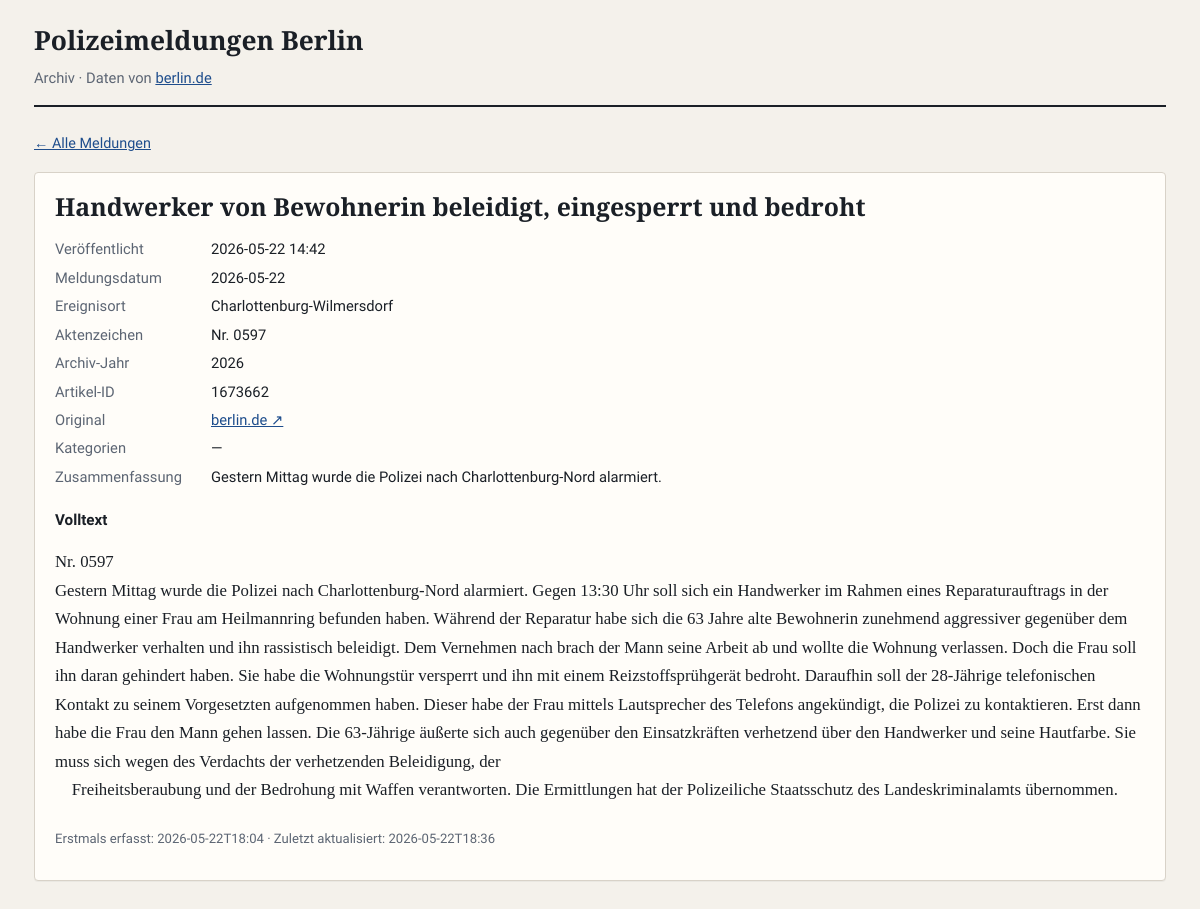
/meldung/1673662, run on the app's committed database.
### tables this page shows
CREATE TABLE meldungen (
    id TEXT PRIMARY KEY,
    url TEXT NOT NULL UNIQUE,
    title TEXT NOT NULL,
    published_at TEXT,
    meldung_date TEXT,
    district TEXT,
    body_text TEXT,
    source_year INTEGER,
    first_seen_at TEXT NOT NULL,
    last_scraped_at TEXT NOT NULL
, summary TEXT, tags TEXT, case_number TEXT, images TEXT);

### dashboard/app.py (the view)
@app.route("/meldung/<article_id>")
def detail(article_id: str):
    conn = get_db()
    if conn is None:
        abort(404)
    row = conn.execute("SELECT * FROM meldungen WHERE id = ?", (article_id,)).fetchone()
    conn.close()
    if row is None:
        abort(404)
    m = enrich_row(row)
    return render_template("detail.html", m=m, format_datetime=format_datetime)

### dashboard/app.py (called while the page is built)
def get_db():
    if not DB_PATH.exists():
        return None
    conn = sqlite3.connect(DB_PATH)
    conn.row_factory = sqlite3.Row
    return conn

### dashboard/helpers.py (called while the page is built)
def enrich_row(row) -> dict:
    d = dict(row)
    d["tags_list"] = tags_from_json(d.get("tags"))
    d["images_list"] = images_from_json(d.get("images"))
    return d

def format_datetime(iso: str | None) -> str:
    if not iso:
        return "—"
    return iso[:16].replace("T", " ")

### scraper/parse.py (called while the page is built)
def tags_from_json(raw: str | None) -> list[str]:
    if not raw:
        return []
    try:
        return json.loads(raw)
    except json.JSONDecodeError:
        return []

def images_from_json(raw: str | None) -> list[dict]:
    if not raw:
        return []
    try:
        return json.loads(raw)
    except json.JSONDecodeError:
        return []

### dashboard/templates/detail.html (shortened to what this page needs)
{% extends "base.html" %}
{% block content %}
<a class="back" href="/">← Alle Meldungen</a>
<article class="card">
  <h1 style="margin:0;font-family:'Source Serif 4',serif;font-size:1.55rem;line-height:1.3">{{ m.title }}</h1>
  <dl class="field-grid">
    <dt>Veröffentlicht</dt>
    <dd>{{ format_datetime(m.published_at) }}</dd>
    <dt>Meldungsdatum</dt>
    <dd>{{ m.meldung_date or '—' }}</dd>
    <dt>Ereignisort</dt>
    <dd>{{ m.district or '—' }}</dd>
    <dt>Aktenzeichen</dt>
    <dd>{% if m.case_number %}Nr. {{ m.case_number }}{% else %}—{% endif %}</dd>
    <dt>Archiv-Jahr</dt>
    <dd>{{ m.source_year or '—' }}</dd>
    <dt>Artikel-ID</dt>
    <dd>{{ m.id }}</dd>
    <dt>Original</dt>
    <dd><a href="{{ m.url }}" target="_blank" rel="noopener">berlin.de ↗</a></dd>
    <dt>Kategorien</dt>
    <dd>
      {% if m.tags_list %}
        {% for t in m.tags_list %}<a class="tag" href="/?tag={{ t|urlencode }}">{{ t }}</a> {% endfor %}
      {% else %}—{% endif %}
    </dd>
    <dt>Zusammenfassung</dt>
    <dd>{% if m.summary %}{{ m.summary }}{% else %}—{% endif %}</dd>
  </dl>
  {% if m.body_text %}
  <section>
    <h3 style="font-size:0.95rem;margin:1.25rem 0 0.5rem">Volltext</h3>
    <div class="body-text">{{ m.body_text }}</div>
  </section>
  {% else %}
  <p style="color:var(--muted)">Kein Volltext gespeichert.</p>
  {% endif %}
  <p style="margin-top:1.5rem;font-size:0.82rem;color:var(--muted)">
    Erstmals erfasst: {{ m.first_seen_at[:16] }} · Zuletzt aktualisiert: {{ m.last_scraped_at[:16] }}
  </p>
</article>
{% endblock %}

### dashboard/templates/base.html (style rules this page uses)
:root { --bg: #f4f1eb; --paper: #fffdf9; --ink: #1a1f26; --muted: #5c6573; --line: #d8d2c8; --accent: #1e4d8c; --accent-soft: #e8f0fa; --tag-bg: #eef2f6; }
* { box-sizing: border-box; }
body { margin: 0; font-family: "Source Sans 3", system-ui, sans-serif; font-size: 16px; line-height: 1.55; color: var(--ink); background: var(--bg); }
a { color: var(--accent); }
.card { background: var(--paper); border: 1px solid var(--line); border-radius: 4px; padding: 1.1rem 1.25rem; margin-bottom: 1rem; box-shadow: 0 1px 0 rgba(0,0,0,.04); }
.body-text { font-family: "Source Serif 4", Georgia, serif; font-size: 1.05rem; line-height: 1.7; white-space: pre-wrap; margin-top: 1rem; }
.field-grid { display: grid; grid-template-columns: 140px 1fr; gap: 0.35rem 1rem; font-size: 0.92rem; margin: 1rem 0; }
.field-grid dt { color: var(--muted); margin: 0; }
.field-grid dd { margin: 0; }
.back { font-size: 0.9rem; margin-bottom: 1rem; display: inline-block; }

### data on the page
meldungen: title "Handwerker von Bewohnerin beleidigt, eingesperrt und bedroht", published_at "2026-05-22 14:42", meldung_date "2026-05-22", district "Charlottenburg-Wilmersdorf", case_number "0597", source_year "2026", id "1673662", summary "Gestern Mittag wurde die Polizei nach Charlottenburg-Nord alarmiert.", body_text "Nr. 0597 Gestern Mittag wurde die Polizei nach Charlottenburg-Nord alarmiert. Gegen 13:30 Uhr soll sich ein Handwerker im Rahmen eines Reparaturauftrags in der Wohnung einer Frau am Heilmannring befunden haben. Während der Reparatur habe sich die 63 Jahre alte Bewohnerin zunehmend aggressiver gegenüber dem Handwerker verhalten und ihn rassistisch beleidigt. Dem Vernehmen nach brach der Mann seine Arbeit ab und wollte die Wohnung verlassen. Doch die Frau soll ihn daran gehindert haben. Sie habe die Wohnungstür versperrt und ihn mit einem Reizstoffsprühgerät bedroht. Daraufhin soll der 28-Jährige telefonischen Kontakt zu seinem Vorgesetzten aufgenommen haben. Dieser habe der Frau mittels…", first_seen_at "2026-05-22T18:04", last_scraped_at "2026-05-22T18:36"
